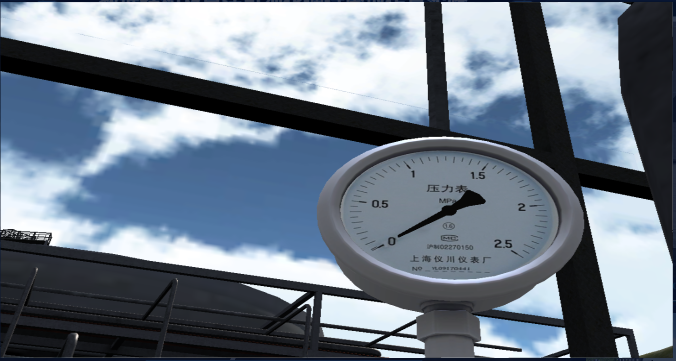
#> input picture images/j.jpg, 1351 x 721 px (shown at 1/2 size)
$ python findObj.py
#> lines starting #> are read from the running program, lines starting #| are printed output that depends on the picture; after the words box and inside, x2 and y2 are one past the last pixel; in counts of white or black regions, pixels touching at a corner belong together
import cv2
import numpy as np
import sys

"""
针对油气站场压力表目标识别
利用霍夫圆环检测
By SlowNorth 21-8-14
"""

def findGuage(path):
#> called with path = 'images/j.jpg'
    img1 = cv2.imread(path)
#> img1 is the input picture: shape (721, 1351, 3); mean B, G, R 139.4, 125.7, 113.4
    try:
        if img1 is None:
            raise Exception('找不到图片! 图片路径有误。')
    except Exception as err:
        print(err)
        sys.exit(1)
    img1shape = img1.shape
#> img1shape = (721, 1351, 3)
    img1 = cv2.resize(img1, (int(img1shape[1]/2), int(img1shape[0]/2)))
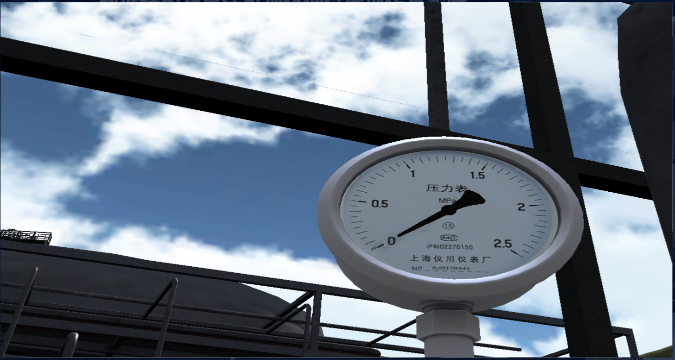
#> img1: shape (360, 675, 3); mean B, G, R 139.3, 125.6, 113.3

    canny = cv2.cvtColor(cv2.GaussianBlur(img1, (7, 7), 0), cv2.COLOR_BGR2GRAY)
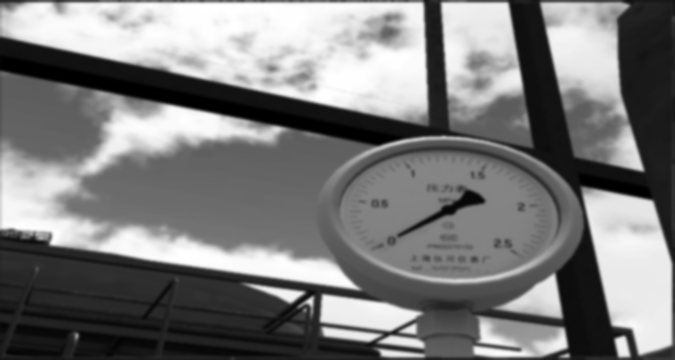
#> canny: shape (360, 675); min 0, max 255, mean 123.6

    '''
    找到仪表区域
    '''
    circles = cv2.HoughCircles(canny, cv2.HOUGH_GRADIENT, 1, 100, param1=100, param2=50, minRadius=50)
#> circles = [[443.5, 326.5, 187.1], [452.5, 111.5, 170.8], [503.5, 221.5, 53], [401.5, 226.5, 78.8]]
    circles = np.uint16(np.around(circles))
#> circles = [[444, 326, 187], [452, 112, 171], [504, 222, 53], [402, 226, 79]]
    img1_cp = img1.copy()
    for i in circles[0, 0:3]:
        # 画圆圈
        cv2.circle(img1_cp, (i[0], i[1]), 2, (0, 0, 255), 3)
#> this loop made 3 passes
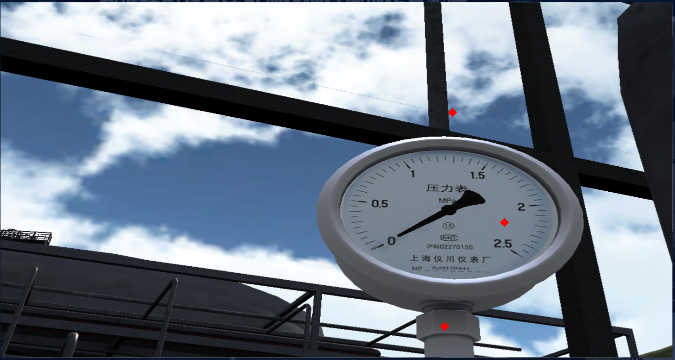
#> img1_cp: shape (360, 675, 3); 0.05% of pixels changed, all inside (x1, y1, x2, y2) = (440, 108, 509, 331)

    _circles = circles[0,:3] #投票数最大的圆
    _circles = sorted(_circles,key=lambda x:x[2],reverse=True)
    the_circle = _circles[0]
#> the_circle = [444, 326, 187]
    cv2.circle(img1_cp, (the_circle[0], the_circle[1]), the_circle[2], (0, 0, 255), 3)
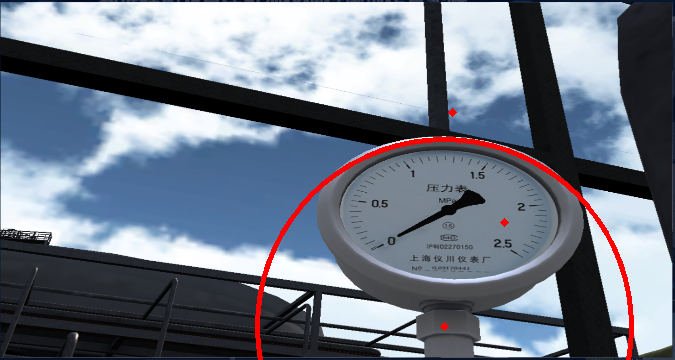
#> img1_cp: shape (360, 675, 3); 1.34% of pixels changed, all inside (x1, y1, x2, y2) = (255, 137, 634, 360)
    cv2.imwrite('j_circles.jpg', img1_cp)

if __name__ == '__main__':
    path = 'images/j.jpg'
    findGuage(path)

$ run again, with images/a.jpg copied over images/j.jpg
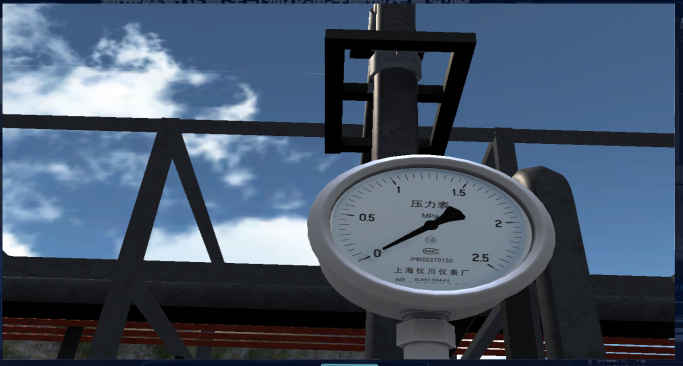
#> input picture images/a.jpg, 1366 x 731 px (shown at 1/2 size)
#> in findGuage, img1 is the input picture: shape (731, 1366, 3); mean B, G, R 107.1, 87.1, 71.9
#> img1: shape (365, 683, 3)
#> in findGuage, `circles = cv2.HoughCircles(canny, cv2.HOUGH_GRADIENT, 1, 100, param1=1..`: circles = [[422.5, 334.5, 181.3], [439.5, 137.5, 156.8], [388.5, 233.5, 77.4]]
#> in findGuage, `circles = np.uint16(np.around(circles))`: circles = [[422, 334, 181], [440, 138, 157], [388, 234, 77]]
#> the loop in findGuage, `for i in circles[0, 0:3]:` made 3 passes
#> after the loop in findGuage, `for i in circles[0, 0:3]:`:
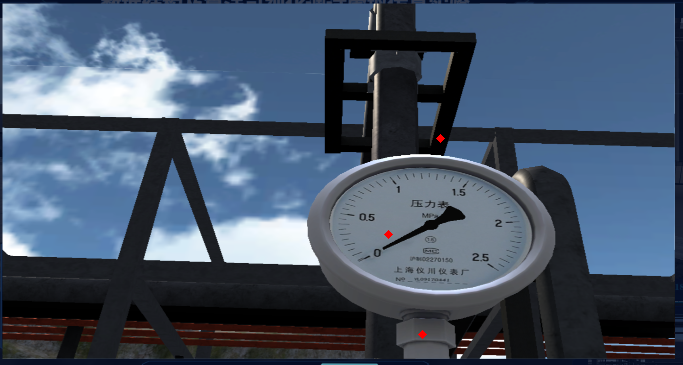
#> img1_cp: shape (365, 683, 3); mean B, G, R 107, 87, 71.9
#> the_circle = [422, 334, 181]
#> in findGuage, `cv2.circle(img1_cp, (the_circle[0], the_circle[1]), the_circle[2], (0,..`:
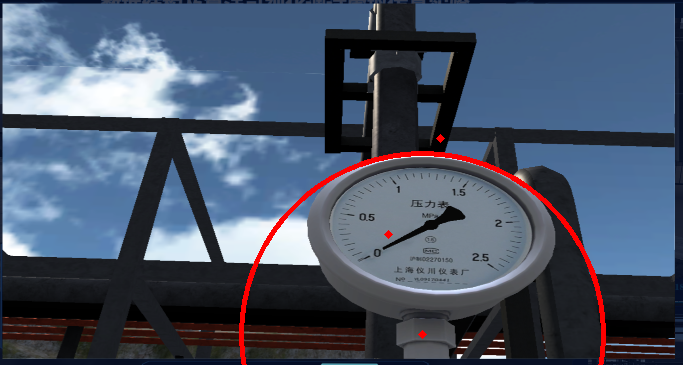
#> img1_cp: shape (365, 683, 3); 1.24% of pixels changed, all inside (x1, y1, x2, y2) = (239, 151, 606, 365)

$ run again, with images/b.jpg copied over images/j.jpg
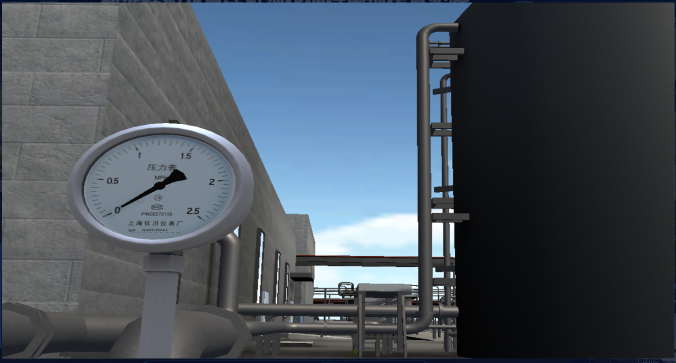
#> input picture images/b.jpg, 1352 x 725 px (shown at 1/2 size)
#> in findGuage, img1 is the input picture: shape (725, 1352, 3); mean B, G, R 93.6, 83.8, 74.1
#> img1: shape (362, 676, 3)
#> in findGuage, `canny = cv2.cvtColor(cv2.GaussianBlur(img1, (7, 7), 0), cv2.COLOR_BGR2..`:
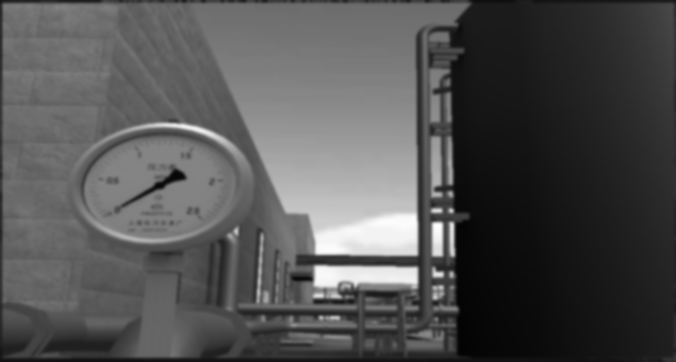
#> canny: shape (362, 676); min 3, max 254, mean 82
#> in findGuage, `circles = cv2.HoughCircles(canny, cv2.HOUGH_GRADIENT, 1, 100, param1=1..`: circles = [[164.5, 246.5, 124.4]]
#> in findGuage, `circles = np.uint16(np.around(circles))`: circles = [[164, 246, 124]]
#> the loop in findGuage, `for i in circles[0, 0:3]:` made 1 pass
#> the_circle = [164, 246, 124]
#> in findGuage, `cv2.circle(img1_cp, (the_circle[0], the_circle[1]), the_circle[2], (0,..`:
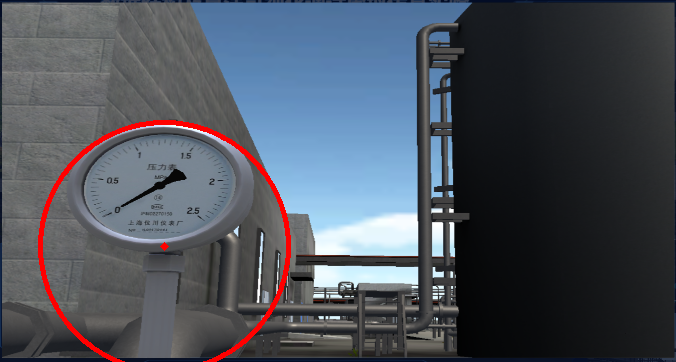
#> img1_cp: shape (362, 676, 3); mean B, G, R 92, 82.2, 76.2

$ run again, with images/c.jpg copied over images/j.jpg
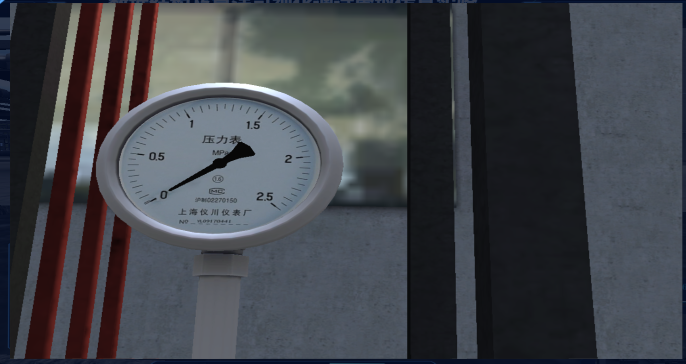
#> input picture images/c.jpg, 1371 x 727 px (shown at 1/2 size)
#> in findGuage, img1 is the input picture: shape (727, 1371, 3); mean B, G, R 74.1, 68.6, 65.7
#> img1: shape (363, 685, 3)
#> in findGuage, `canny = cv2.cvtColor(cv2.GaussianBlur(img1, (7, 7), 0), cv2.COLOR_BGR2..`:
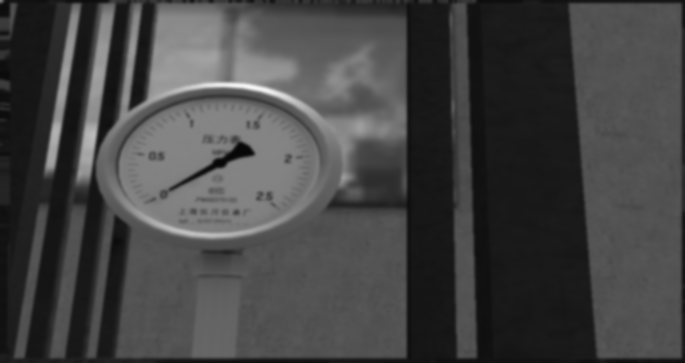
#> canny: shape (363, 685); min 7, max 246, mean 68.3
#> in findGuage, `circles = cv2.HoughCircles(canny, cv2.HOUGH_GRADIENT, 1, 100, param1=1..`: circles = [[221.5, 227.5, 130.9], [214.5, 91.5, 141.1]]
#> in findGuage, `circles = np.uint16(np.around(circles))`: circles = [[222, 228, 131], [214, 92, 141]]
#> the loop in findGuage, `for i in circles[0, 0:3]:` made 2 passes
#> the_circle = [214, 92, 141]
#> in findGuage, `cv2.circle(img1_cp, (the_circle[0], the_circle[1]), the_circle[2], (0,..`:
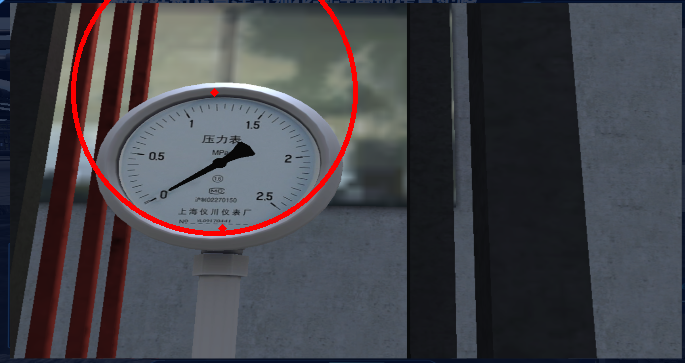
#> img1_cp: shape (363, 685, 3); mean B, G, R 72.6, 67.1, 67.7
